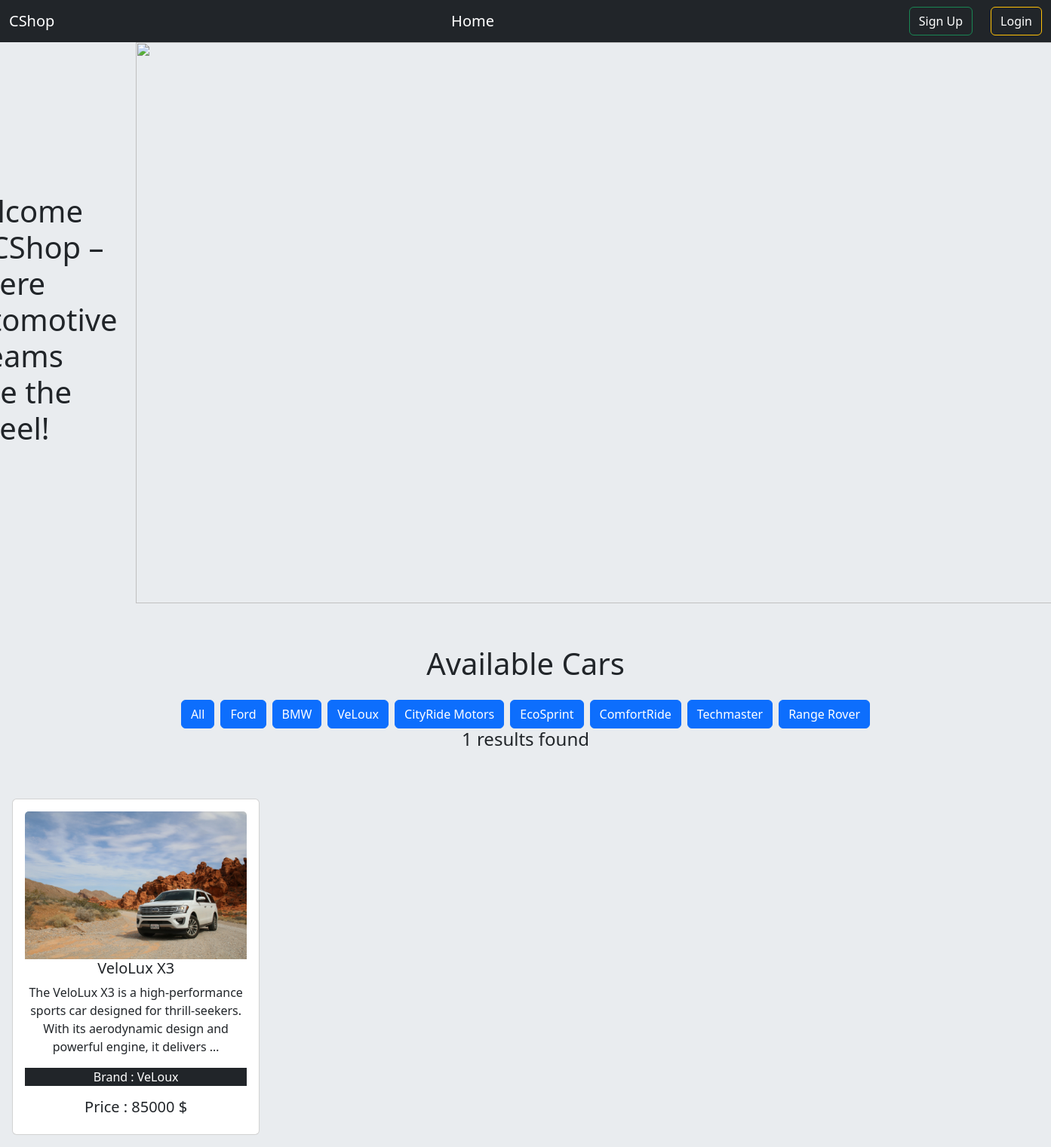
Page /brand/veloux on the committed database.
### cars/models.py (models this page shows, shortened)
class Brand(models.Model):
    name = models.CharField(max_length=50)
    slug = models.SlugField(max_length=100,unique=True, null=True, blank=True)
    def __str__(self):
        return f'{self.name}'

class Car(models.Model):
    image = models.ImageField(upload_to='cars/media/uploads/')
    name = models.CharField(max_length=120)
    description = models.TextField()
    quantity = models.IntegerField()
    price = models.BigIntegerField()
    brand = models.ForeignKey(Brand, on_delete=models.CASCADE)

### CShop/views.py (the view)
# urls.py: path('', views.home,name='homepage'),
def home(request, brand_slug=None):
    data = Car.objects.all()
    if brand_slug is not None:
        brand = Brand.objects.get(slug= brand_slug)
        data = Car.objects.filter(brand=brand)
    brand = Brand.objects.all()
    return render(request,'home.html',{'data':data,'brands':brand})

### templates/home.html (shortened to what this page needs)
{% extends "base.html" %}
{% load static %}
{% block style %}
<link rel="stylesheet" href="{% static "home/style.css" %}" >
{% endblock style %}
{% block content %}
{% load crispy_forms_tags %}
<div class="d-flex align-items-center justify-content-center bg-body-secondary  ">
    <h1 class="bg-text-white-50 p-4 ">Welcome to CShop – Where Automotive Dreams Take the Wheel!</h1>
    <img class="image" src="{% static "home/homecar1.jpg" %} " alt="">
</div>
<div class=" p-2 w-100   bg-body-secondary  ">
    <div class="text-center">
        <h1 class="mb-4 pt-5 ">Available Cars</h1>
        <div class='d-flex gap-2 align-items-center justify-content-center  ' >
            <a class='btn btn-primary ' href="{% url 'homepage'%}"> All</a>
            {% for brand in brands %}
            <a class='btn btn-primary ' href="{% url 'brandfilter' brand.slug %}"> {{brand.name}}</a>
            {% endfor %}
        </div>
        <div class="">
            <h4 class='px-3 '>{{data | length}} results found</h4>
            <div class="d-flex flex-wrap pt-5">
              {% for car in data %}
              <div class="col-sm-3">
                <div class="card m-2">
                  <div class="card-body">
                    <img src="{{car.image.url}}" class="card-img-top" ,style="max-width:100%; max_height:100px" alt="...">
                    <h5 class="card-title"><a href="{% url 'details' car.id %}" class="text-decoration-none text-dark">{{car.name}}</a></h5>
                    <p class="card-text">{{car.description |truncatewords:20}}</p>
                    <p class='text-bg-dark  '>Brand : {{car.brand}}</p>
                    <h5>
                        Price : {{car.price}} $
                    </h5>
                  </div>
                </div>
              </div>
              {% endfor %}
            </div>
          </div>
        </div>
    </div>
{% endblock content %}

### static/home/style.css (style rules this page uses)
.image { width: 1300px; height: 93vh; }

### rows in the picture
Brand: name "Ford"
Brand: name "BMW"
Brand: name "VeLoux"
Brand: name "CityRide Motors"
Brand: name "EcoSprint"
Brand: name "ComfortRide"
Brand: name "Techmaster"
Brand: name "Range Rover"
Car: image (picture), name "VeloLux X3", description "The VeloLux X3 is a high-performance sports car designed for thrill-seekers. With its aerodynamic design and powerful engine, it delivers …", brand "VeLoux", price "85000"

### other values in the picture
{{ data | length }} "1"
